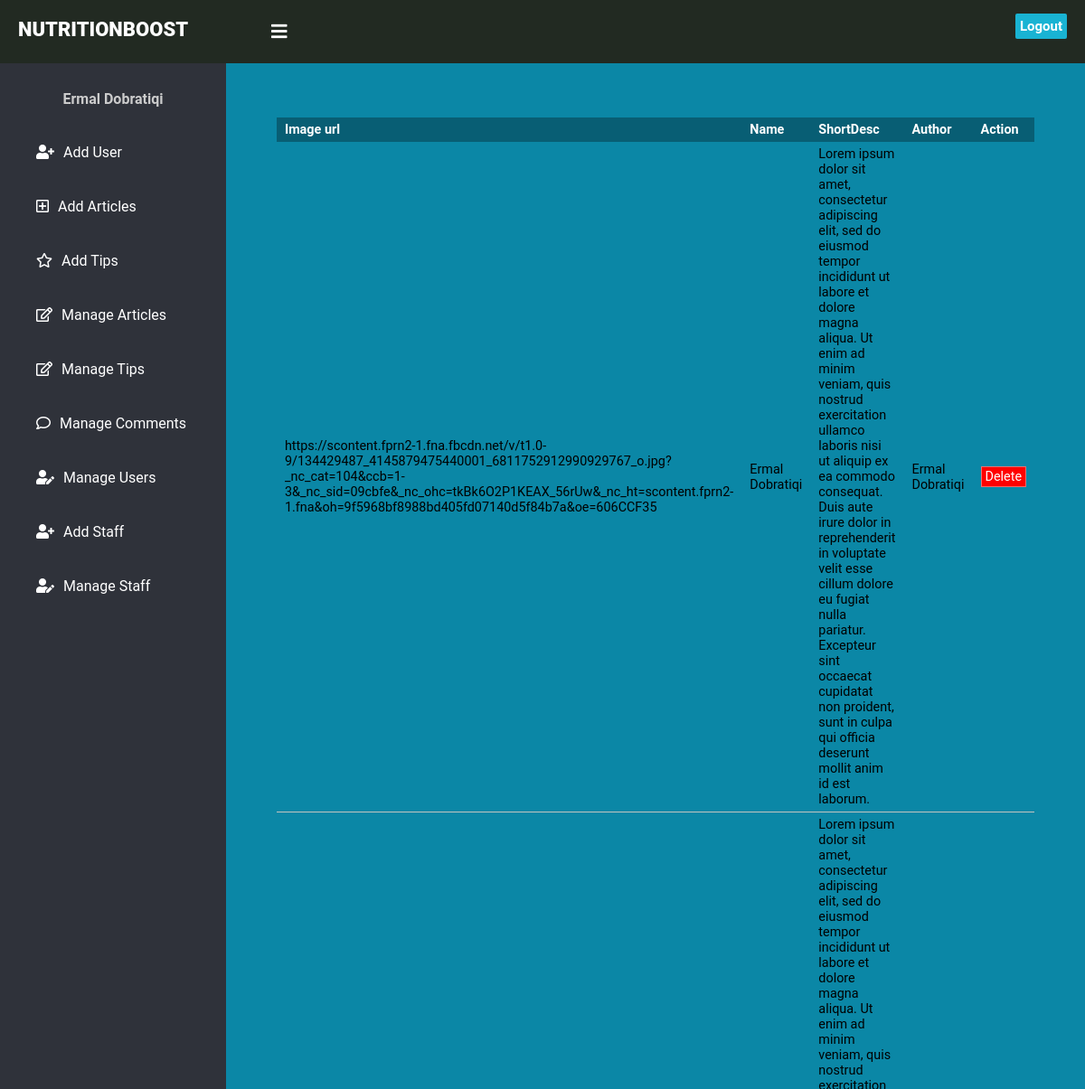
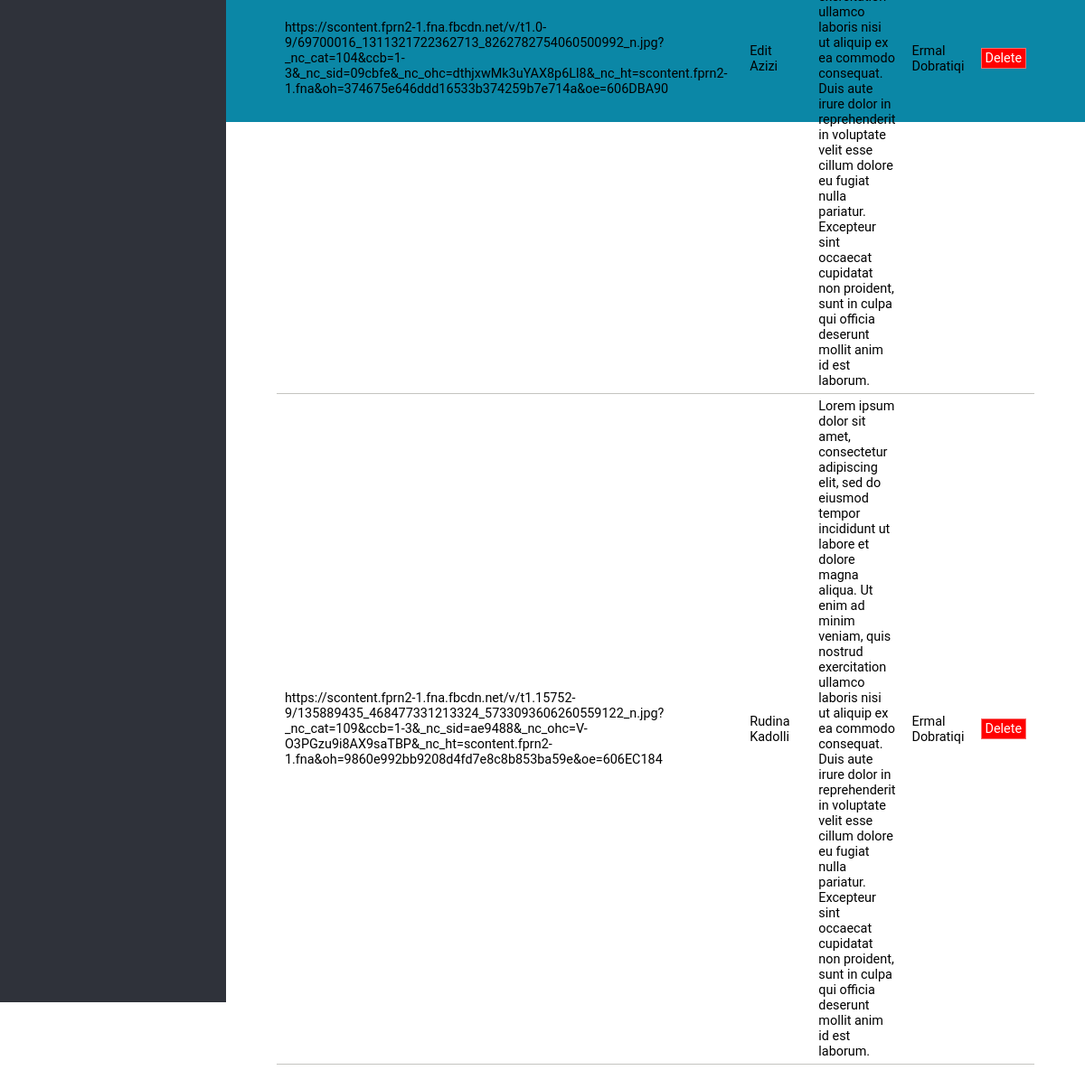
The page /AdminManageStaff.php (signed in) on the database its author committed (2 pictures, top to bottom).
### tables this page shows
CREATE TABLE `staff` (
  `id` int(11) NOT NULL,
  `img_url` varchar(500) NOT NULL,
  `Title` varchar(100) NOT NULL,
  `ShortDesc` varchar(1000) NOT NULL,
  `Author` varchar(100) NOT NULL
);

### Function.php (the view, shortened to what this page needs)
<?php
include('Config.php');
function printStaff(){
	global $mysqli;
	$sql = "SELECT id,img_url,Title,ShortDesc,Author FROM staff";
	$result= $mysqli -> query($sql);
	if ($result -> num_rows > 0){
		while($row = $result -> fetch_assoc()){
			echo "<tr><td>" . $row["img_url"] . "</td><td>" . $row["Title"] . "</td><td>" . $row["ShortDesc"] . "</td><td>" . $row["Author"] . "</td><td><a href='Function.php?deletes=".$row['id']."' class='delete-btn'>Delete</a></td></tr>";
		}
	  echo "</table>";
	}else{
		echo "0 Results";
	}
 }

### Styles/Admin.css (style rules this page uses)
* { margin: 0; padding: 0; font-family: "Roboto", sans-serif; text-decoration: none; }
table tbody tr { border-bottom: 1px solid #c4c4c0; }
table th, table td { padding:5px 9px; }
table tbody tr td .delete-btn { padding: 2px 4px 2px 4px; color: white; border: 1px solid #f76d6d; background-color: red; }

### rows shown on the page
staff: img_url "https://scontent.fprn2-1.fna.fbcdn.net/v/t1.0-9/134429487_4145879475440001_6811752912990929767_o.jpg?_nc_cat=104&ccb=1-3&_nc_sid=09cbfe&_nc_ohc=tkBk6O2P1KEAX_56rUw&_nc_ht=scontent.fprn2-1.fna&oh=9f5968bf8988bd405fd07140d5f84b7a&oe=606CCF35", Title "Ermal Dobratiqi", ShortDesc "Lorem ipsum dolor sit amet, consectetur adipiscing elit, sed do eiusmod tempor incididunt ut labore et dolore magna aliqua. Ut enim ad minim veniam, quis nostrud exercitation ullamco laboris nisi ut aliquip ex ea commodo consequat. Duis aute irure dolor in reprehenderit in voluptate velit esse cillum dolore eu fugiat nulla pariatur. Excepteur sint occaecat cupidatat non proident, sunt in culpa qui officia deserunt mollit anim id est laborum.", Author "Ermal Dobratiqi"
staff: img_url "https://scontent.fprn2-1.fna.fbcdn.net/v/t1.0-9/69700016_1311321722362713_8262782754060500992_n.jpg?_nc_cat=104&ccb=1-3&_nc_sid=09cbfe&_nc_ohc=dthjxwMk3uYAX8p6Ll8&_nc_ht=scontent.fprn2-1.fna&oh=374675e646ddd16533b374259b7e714a&oe=606DBA90", Title "Edit Azizi", ShortDesc "Lorem ipsum dolor sit amet, consectetur adipiscing elit, sed do eiusmod tempor incididunt ut labore et dolore magna aliqua. Ut enim ad minim veniam, quis nostrud exercitation ullamco laboris nisi ut aliquip ex ea commodo consequat. Duis aute irure dolor in reprehenderit in voluptate velit esse cillum dolore eu fugiat nulla pariatur. Excepteur sint occaecat cupidatat non proident, sunt in culpa qui officia deserunt mollit anim id est laborum.", Author "Ermal Dobratiqi"
staff: img_url "https://scontent.fprn2-1.fna.fbcdn.net/v/t1.15752-9/135889435_468477331213324_5733093606260559122_n.jpg?_nc_cat=109&ccb=1-3&_nc_sid=ae9488&_nc_ohc=V-O3PGzu9i8AX9saTBP&_nc_ht=scontent.fprn2-1.fna&oh=9860e992bb9208d4fd7e8c8b853ba59e&oe=606EC184", Title "Rudina Kadolli", ShortDesc "Lorem ipsum dolor sit amet, consectetur adipiscing elit, sed do eiusmod tempor incididunt ut labore et dolore magna aliqua. Ut enim ad minim veniam, quis nostrud exercitation ullamco laboris nisi ut aliquip ex ea commodo consequat. Duis aute irure dolor in reprehenderit in voluptate velit esse cillum dolore eu fugiat nulla pariatur. Excepteur sint occaecat cupidatat non proident, sunt in culpa qui officia deserunt mollit anim id est laborum.", Author "Ermal Dobratiqi"

### other values the page prints
$_SESSION['user']['FirstName'] "Ermal"
$_SESSION['user']['LastName'] "Dobratiqi"
